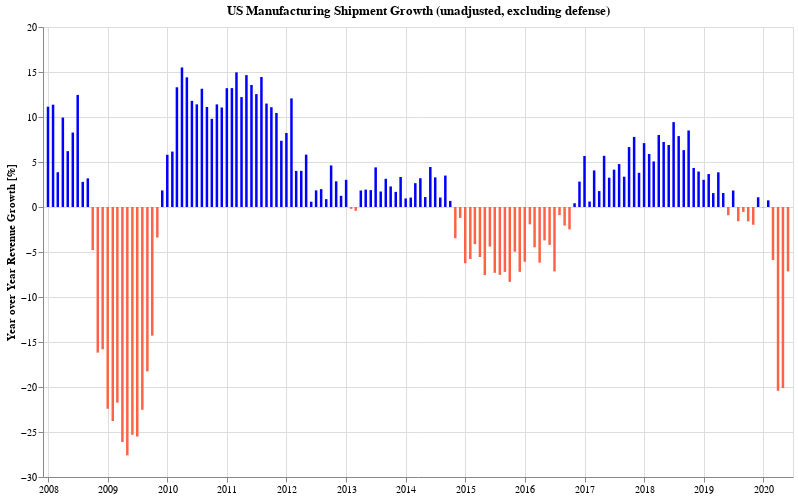

The notebook cell saved with this chart:
### Code cell
yoyChartFor(dfs['Shipments'], 'UMXDVS', 'US Manufacturing Shipment Growth (unadjusted, excluding defense)')

### Figure 1 — Vega-Lite specification as saved in the notebook (floating-point values rounded to 4 significant figures; data arrays with more than 128 entries replaced by an {"elided": "..."} marker saying what was removed)
{"config": {"view": {"continuousWidth": 400, "continuousHeight": 300}}, "data": {"name": "data-2155458e0b21f07288e60d5fee04b431"}, "mark": {"type": "bar", "color": "blue", "size": 2.5}, "background": "white", "encoding": {"color": {"condition": {"value": "tomato", "test": "datum['value'] < 0"}, "value": "blue"}, "tooltip": [{"type": "temporal", "field": "dt", "format": "%B - %Y", "title": "Period"}, {"type": "quantitative", "field": "value", "format": ",.02f", "title": "% Change"}], "x": {"type": "temporal", "axis": {"title": ""}, "field": "dt"}, "y": {"type": "quantitative", "axis": {"title": "Year over Year Revenue Growth [%]"}, "field": "value"}}, "height": 450, "title": "US Manufacturing Shipment Growth (unadjusted, excluding defense)", "width": 750, "$schema": "https://vega.github.io/schema/vega-lite/v4.8.1.json", "datasets": {"data-2155458e0b21f07288e60d5fee04b431": {"elided": "150 records"}}}
